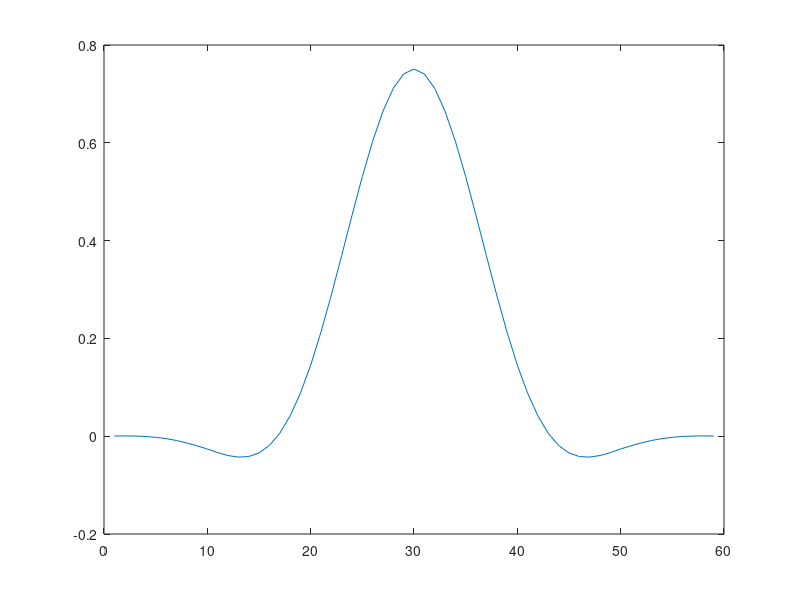
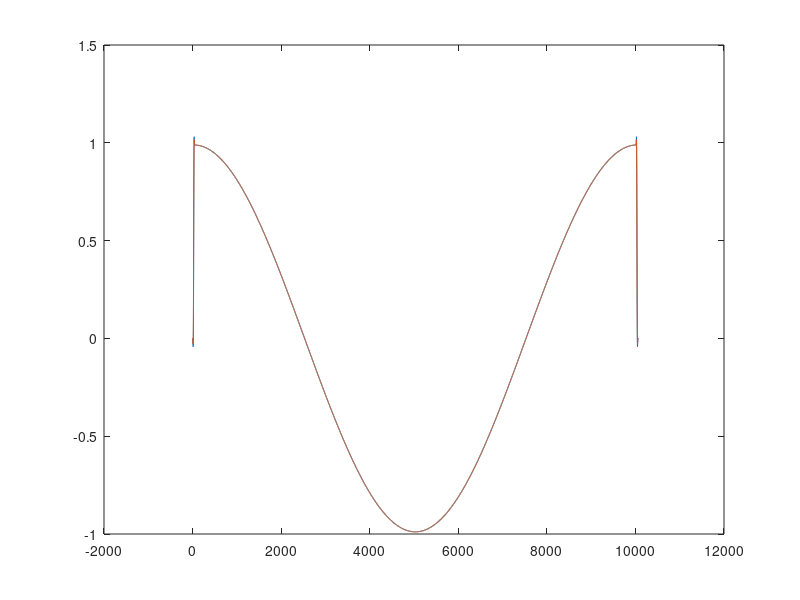
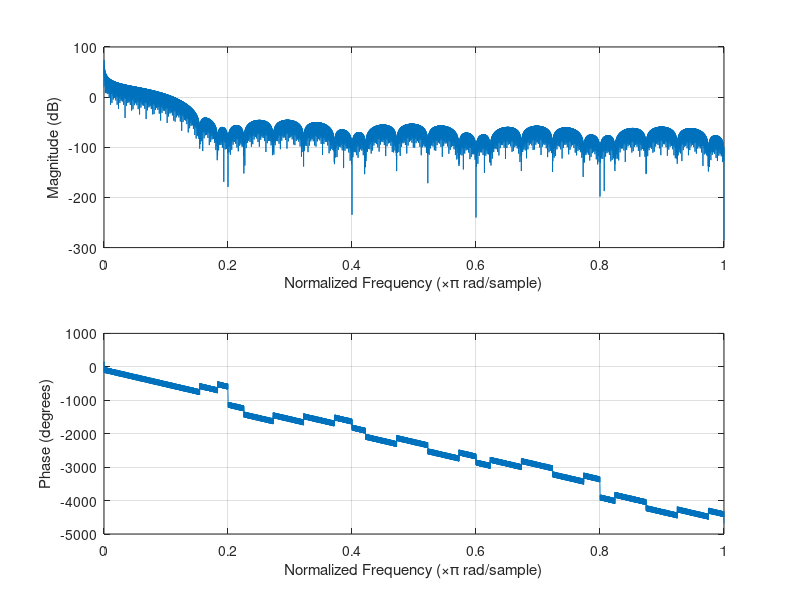
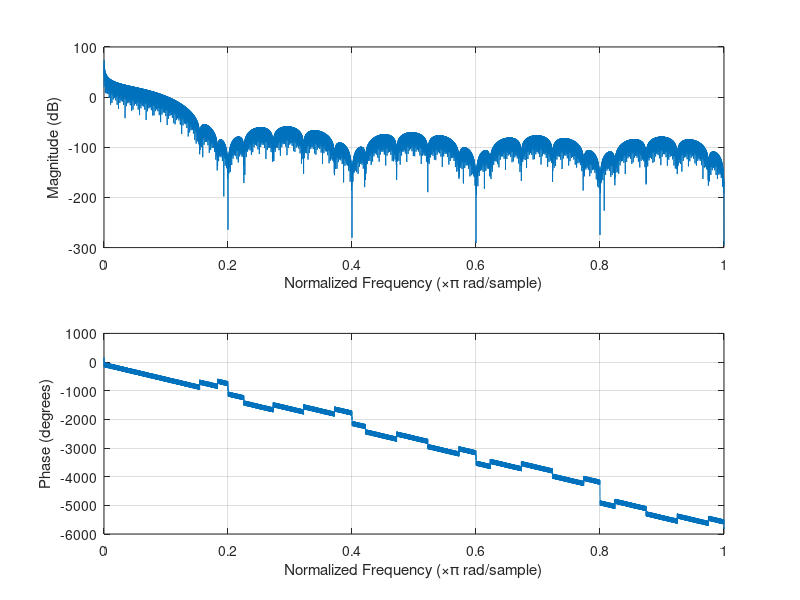

Reproduce these figures in MATLAB, in order.
% 


x = cos(2*pi*0.001*(0:1000).');
% x = cos(2*pi*0.001*(0:1000).'-pi/10);
M = 10;

h1 = firpm(40, 2*[0.0, 0.025, 0.075, 0.5], [ 10.0, 10.0, 0.0, 0.0 ] ).';
h1 = conv(h1, ones(M,1)/M);
h1 = conv(h1, ones(M,1)/M);

figure()
plot(h1)

xup1 = zeros(M * length(x), 1);
xup1(1:M:end) = x;

xup2 = zeros(M * length(x), 1);
for index = 1:M
    xup2(index:M:end) = x / M;
end

y1 = conv(xup1, h1);
y2 = conv(xup2, h1);

figure()
plot(1:length(y1), y1); hold on;
plot((1:length(y2))-M/2, y2); hold off;

% figure(10)
% freqz(h1)
% figure(11)
% freqz(xup1)
% figure(12)
% freqz(xup2)
figure(13)
freqz(y1)
figure(14)
freqz(y2)
